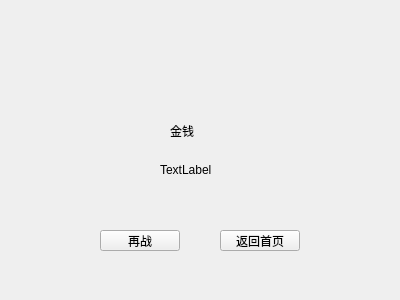
<?xml version="1.0" encoding="UTF-8"?>
<ui version="4.0">
 <class>reward</class>
 <widget class="QWidget" name="reward">
  <property name="geometry">
   <rect>
    <x>0</x>
    <y>0</y>
    <width>400</width>
    <height>300</height>
   </rect>
  </property>
  <property name="cursor">
   <cursorShape>ArrowCursor</cursorShape>
  </property>
  <property name="windowTitle">
   <string>Form</string>
  </property>
  <widget class="QPushButton" name="Button_again">
   <property name="geometry">
    <rect>
     <x>100</x>
     <y>230</y>
     <width>80</width>
     <height>21</height>
    </rect>
   </property>
   <property name="cursor">
    <cursorShape>PointingHandCursor</cursorShape>
   </property>
   <property name="text">
    <string>再战</string>
   </property>
  </widget>
  <widget class="QPushButton" name="Button_stop">
   <property name="geometry">
    <rect>
     <x>220</x>
     <y>230</y>
     <width>80</width>
     <height>21</height>
    </rect>
   </property>
   <property name="cursor">
    <cursorShape>PointingHandCursor</cursorShape>
   </property>
   <property name="text">
    <string>返回首页</string>
   </property>
  </widget>
  <widget class="QLabel" name="label_count">
   <property name="geometry">
    <rect>
     <x>170</x>
     <y>120</y>
     <width>41</width>
     <height>21</height>
    </rect>
   </property>
   <property name="text">
    <string>金钱</string>
   </property>
  </widget>
  <widget class="QLabel" name="label_result">
   <property name="geometry">
    <rect>
     <x>160</x>
     <y>35</y>
     <width>61</width>
     <height>51</height>
    </rect>
   </property>
   <property name="styleSheet">
    <string notr="true">border-image: url(:/files/win.png);
border-image: url(:/files/lose.png);</string>
   </property>
   <property name="text">
    <string/>
   </property>
  </widget>
  <widget class="QLabel" name="label">
   <property name="geometry">
    <rect>
     <x>160</x>
     <y>160</y>
     <width>61</width>
     <height>20</height>
    </rect>
   </property>
   <property name="text">
    <string>TextLabel</string>
   </property>
  </widget>
 </widget>
 <resources/>
 <connections/>
</ui>
